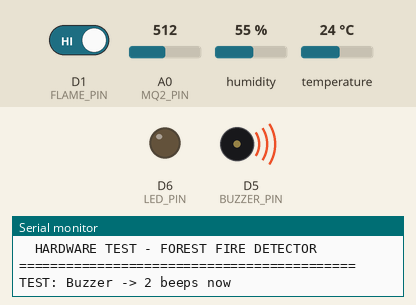
This sketch was run on a simulated ESP8266 (NodeMCU). Parts: output pins drawn as LEDs (lit = HIGH), buzzer (waves = sounding), the last lines printed to the serial monitor. The inputs (shaded band) are chosen by the test bench; at power-on: D1 (FLAME_PIN) HIGH, A0 (MQ2_PIN) = 512, humidity 55 %, temperature 24 °C.

Above: at 0.3 s.
At 1.1 s:
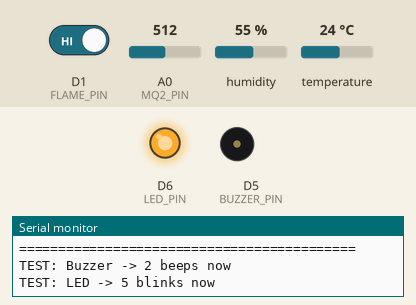
At 4.7 s:
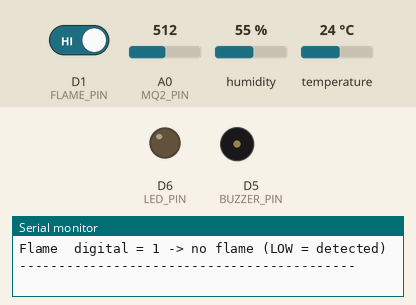
4.8 s: D1 (FLAME_PIN) driven LOW
Timing chart, 0 to 7.8 s (numbered marks = the images above; inputs shaded):
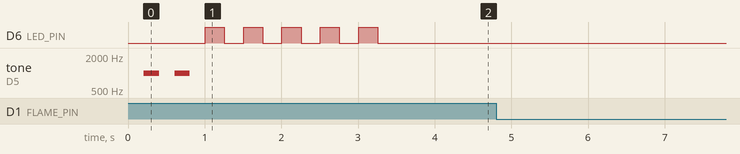

The sketch:

HardwareTest.ino
```cpp
/*
 * Hardware Test - Forest Fire Detection System
 * NodeMCU ESP8266
 *
 * Opens independently in Arduino IDE. Tests each sensor/component
 * individually BEFORE loading the full forest-fire firmware.
 *
 * WIRING:
 *   DHT11        -> D2  (GPIO4)  power: 3.3V, GND
 *   MQ-2 (smoke) -> A0  (analog) power: 5V (or 3.3V), GND
 *   IR Flame     -> D1  (GPIO5)  ACTIVE LOW (LOW = flame present)
 *   Piezo Buzzer -> D5  (GPIO14) (+ to SIG, - to GND)
 *   Red LED      -> D6  (GPIO12) (use 220 ohm resistor to GND)
 *
 * Open this folder in Arduino IDE -> Board: NodeMCU 1.0 ->
 * Upload -> Serial Monitor @ 115200 baud.
 */

#include <DHT.h>

#define DHTPIN      D2
#define DHTTYPE     DHT11
#define FLAME_PIN   D1
#define MQ2_PIN     A0
#define BUZZER_PIN  D5
#define LED_PIN     D6

DHT dht(DHTPIN, DHTTYPE);

void setup() {
  Serial.begin(115200);
  delay(200);

  pinMode(FLAME_PIN, INPUT);
  pinMode(BUZZER_PIN, OUTPUT);
  pinMode(LED_PIN, OUTPUT);

  dht.begin();

  Serial.println();
  Serial.println("===========================================");
  Serial.println("  HARDWARE TEST - FOREST FIRE DETECTOR");
  Serial.println("===========================================");

  // Buzzer test: two short beeps
  Serial.println("TEST: Buzzer -> 2 beeps now");
  tone(BUZZER_PIN, 1000, 200); delay(400);
  tone(BUZZER_PIN, 1000, 200); delay(400);
  noTone(BUZZER_PIN);

  // LED test: 5 slow blinks
  Serial.println("TEST: LED -> 5 blinks now");
  for (int i = 0; i < 5; i++) {
    digitalWrite(LED_PIN, HIGH); delay(250);
    digitalWrite(LED_PIN, LOW);  delay(250);
  }

  Serial.println("Now reading sensors...");
  Serial.println("-------------------------------------------");
}

void loop() {
  bool valid = true;

  float tempC = dht.readTemperature();
  float hum   = dht.readHumidity();
  if (isnan(tempC) || isnan(hum)) {
    valid = false;
    tempC = 0; hum = 0;
  }

  int smoke = analogRead(MQ2_PIN);
  int flame = digitalRead(FLAME_PIN);

  Serial.print("DHT11  temp = ");
  if (valid) {
    Serial.print(tempC, 1);
    Serial.print(" C, humidity = ");
    Serial.print(hum, 1);
    Serial.println(" %");
  } else {
    Serial.println("*** FAIL: no reading (check 3.3V/GND + D2 wiring) ***");
  }

  Serial.print("MQ-2   smoke ADC = ");
  Serial.print(smoke);
  Serial.print(valid ? "   (fresh air: ~50-200, rises with smoke)\n" : "\n");

  Serial.print("Flame  digital = ");
  Serial.print(flame);
  Serial.println(flame == LOW ? " -> FLAME DETECTED" : " -> no flame (LOW = detected)");

  Serial.println("-------------------------------------------");
  delay(2000);
}
```
